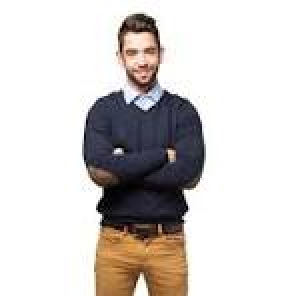
#> input picture img/Man.jpeg, 148 x 148 px, found by its file name (shown 2 times larger)
$ jupyter execute grayscalemode.ipynb
#> lines starting #> are read from the running program, lines starting #| are printed output that depends on the picture
[cell 1]
import cv2

[cell 2]
path ='/Users/HP1030G2/Documents/CSC418/kaobiiwelCSC418/img/Man.jpeg'

[cell 3]
img = cv2.imread(path, 0)
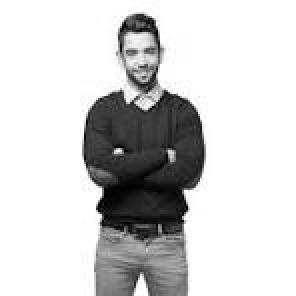
#> img: shape (148, 148) (shown 2 times larger); min 0, max 255, mean 209
